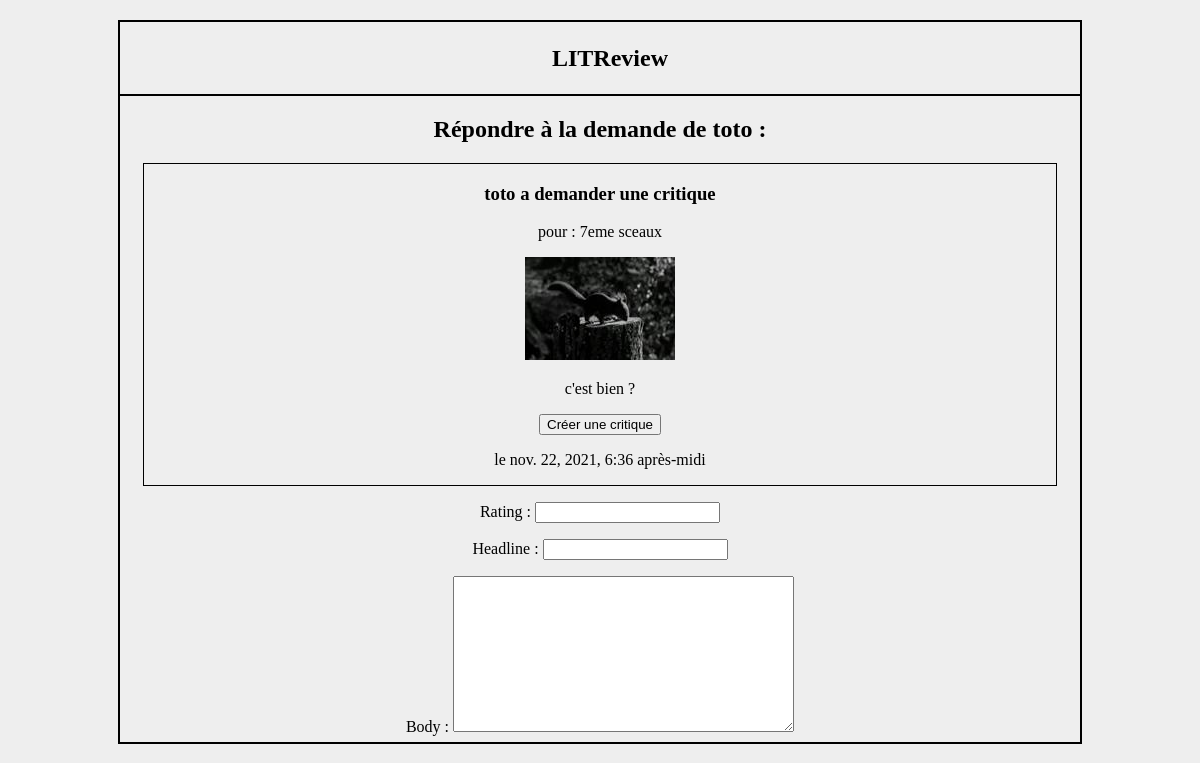
Page /ticket_response/7/ on the committed database.
### review/models.py (models this page shows, shortened)
class Ticket(models.Model):
    title = models.CharField(max_length=128)
    description = models.TextField(max_length=2048, blank=True)
    user = models.ForeignKey(to=settings.AUTH_USER_MODEL,
                             on_delete=models.CASCADE)
    image = models.ImageField(null=True, blank=True)
    time_created = models.DateTimeField(auto_now_add=True)
    reviewed = models.BooleanField(default=False)
    IMAGE_MAX_SIZE = (150, 150)

### review/views.py (the view, shortened to what this page needs)
# urls.py: path('ticket_response/<int:ticket_id>/', review.views.ticket_response,
def ticket_response(request, ticket_id):
    ticket = get_object_or_404(models.Ticket, id=ticket_id)
    review_form = forms.ReviewForm()
    context = {'ticket': ticket, 'review_form': review_form}
    return render(request, 'review/ticket_response.html', context)

### review/forms.py
class ReviewForm(forms.ModelForm):
    post_review = forms.BooleanField(widget=forms.HiddenInput, initial=True)
    class Meta:
        model = models.Review
        fields=['rating', 'headline', 'body']

### review/templates/review/ticket_response.html (shortened to what this page needs)
{% extends 'base.html' %}
{% block content %}
<h2>Répondre à la demande de {{ ticket.user }} :</h2>
<div class="ticket_inside">
    {% include 'review/partials/ticket_snippet.html' with ticket=ticket %}
</div>
<form method="post" enctype="multipart/form-data">
    {{ review_form.as_p }}
</form>
{% endblock %}

### review/templates/review/partials/ticket_snippet.html
 <h3>{{ ticket.user }} a demander une critique</h3>
<p>pour : {{ ticket.title }}</p>
<img alt="rien" src="{{ ticket.image.url }}">
<p>{{ ticket.description }}</p>
{% if not ticket.reviewed %}
<a href="{% url 'ticket_response' ticket.id %}"><button>Créer une critique</button></a>
{% endif %}
<p>le {{ ticket.time_created }}</p>

### static/style.css (style rules this page uses)
html { background-color: #EEE; height: 100%; }
body { height: 90%; border: solid 2px; width: 80%; margin: auto; margin-top: 20px; }
.ticket_inside { margin: auto; margin-bottom: 10px; width: 95%; border: solid 1px; }

### rows in the picture
Ticket: user "toto", title "7eme sceaux", image (picture), description "c'est bien ?", time_created "nov. 22, 2021, 6:36 après-midi"
